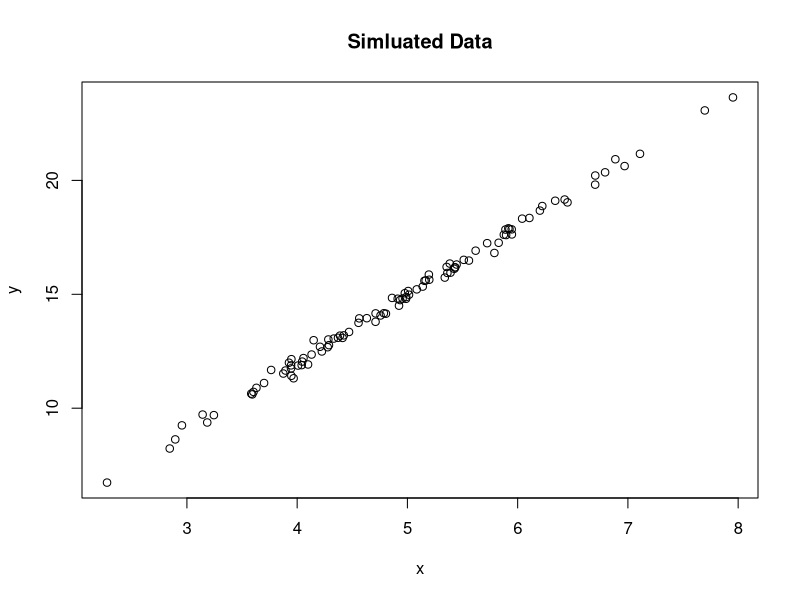

Write R code to recreate this figure.
#simulate plot data
#Natalie Melkonoff
#nmelkonoff@email.arizona.edu
#2021-03-23

#simlulate data from normal distribution
x <- rnorm(n = 100, mean = 5)
y <- 3 * x + rnorm(n = 100, sd = 0.2)

#plot simulated data
plot(x = x, y = y, main = "Simluated Data")
